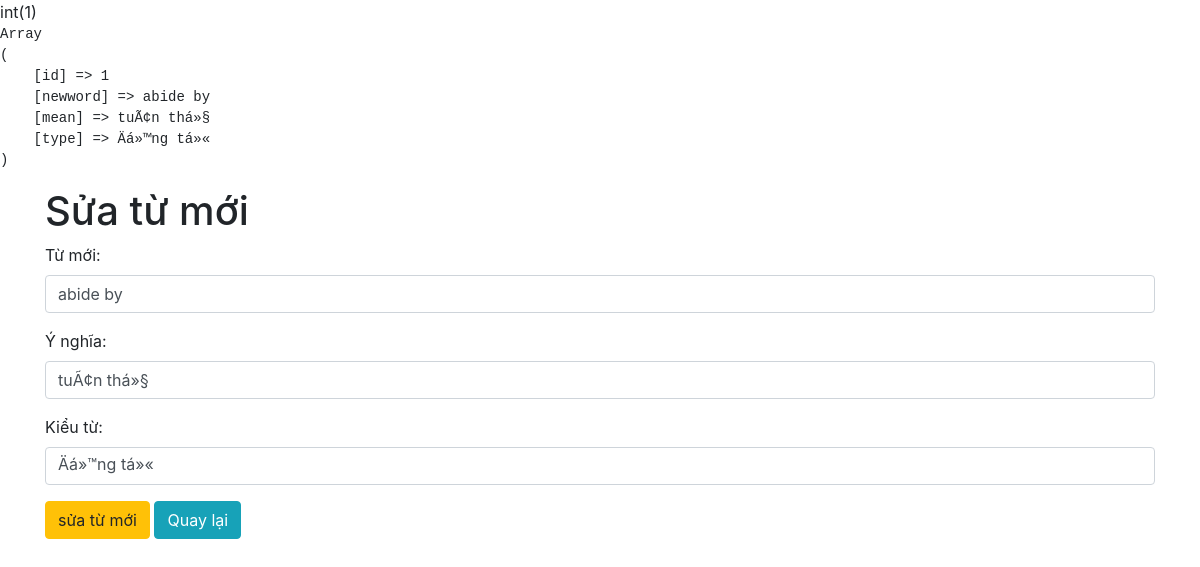
The page /edit.php?id=1 on the database as committed earlier.
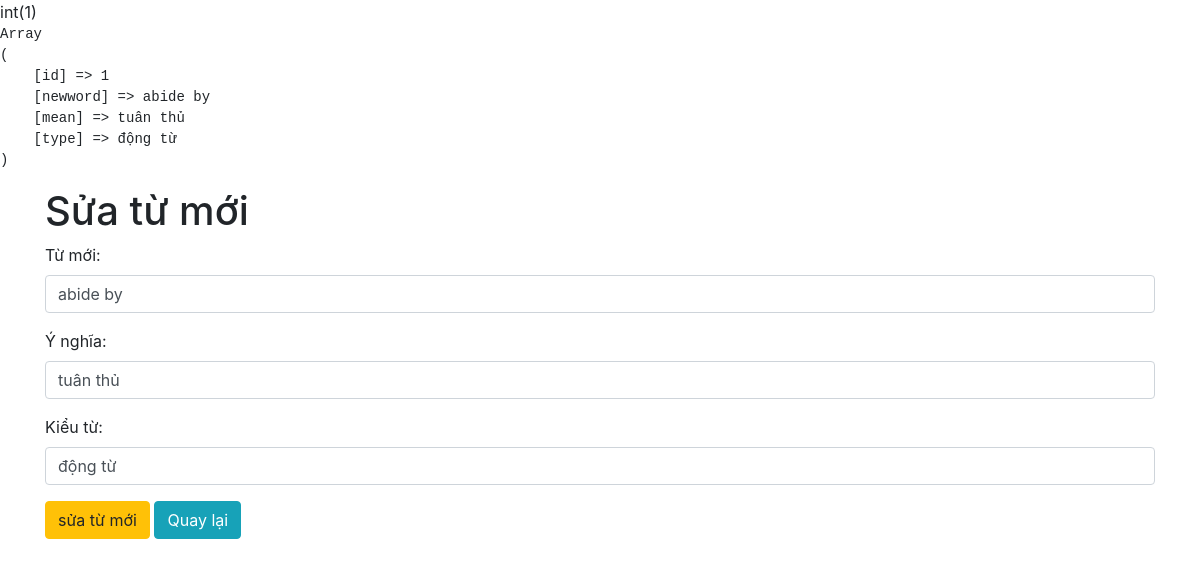
The same page on the database as committed later.
### tables this page shows
CREATE TABLE `newwords` (
  `id` int(10) unsigned NOT NULL AUTO_INCREMENT,
  `newword` text DEFAULT NULL,
  `mean` text DEFAULT NULL,
  `type` text DEFAULT NULL,
  PRIMARY KEY (`id`)
);

### edit.php (the view, shortened to what this page needs)
<!DOCTYPE html>
<html lang="en">
<head>
    <link rel="stylesheet" href="https://stackpath.bootstrapcdn.com/bootstrap/4.3.1/css/bootstrap.min.css">
</head>
<body>
<?php
include_once "config.php";
$id = isset($_GET["id"]) ? (int) $_GET["id"] : 0;
var_dump($id);
$sqlSelect = "SELECT * FROM newwords WHERE id=".$id;
$result = $connection->query($sqlSelect);
$row = $result->fetch_assoc();
echo "<pre>";
print_r($row);
echo "</pre>";
?>
<div class="container">
    <div class="row">
        <div class="col-md-12">
            <h1>Sửa từ mới</h1>
            <form name="edit" action="" method="post">
                <div class="form-group">
                    <label>Từ mới:</label>
                    <input type="text" name="newword" class="form-control" value="<?php echo $row["newword"] ?>">
                </div>
                <div class="form-group">
                    <label>Ý nghĩa:</label>
                    <input type="text" name="mean" class="form-control" value="<?php echo $row["mean"] ?>">
                </div>
                <div class="form-group">
                    <label>Kiểu từ:</label>
                    <input type="text" name="type" class="form-control" value="<?php echo $row["type"] ?>">
                </div>
                <button type="submit" class="btn btn-warning">sửa từ mới</button>
                <a href="index.php" class="btn btn-info">Quay lại</a>
            </form>
        </div>
    </div>
</div>
</body>
</html>

Rows that differ between the two databases and show on the page:
changed newwords "abide by": mean "tuÃ¢n thá»§" → "tuân thủ"; type "Äá»™ng tá»«" → "động từ"
Other text that changed with them:
text no longer shown: "int(1) Array ( [id] => 1 [newword] => abide by [mean] => tuÃ¢n thá»§ [type] => Äá»™ng tá»« )"
text now shown: "int(1) Array ( [id] => 1 [newword] => abide by [mean] => tuân thủ [type] => động từ )"
